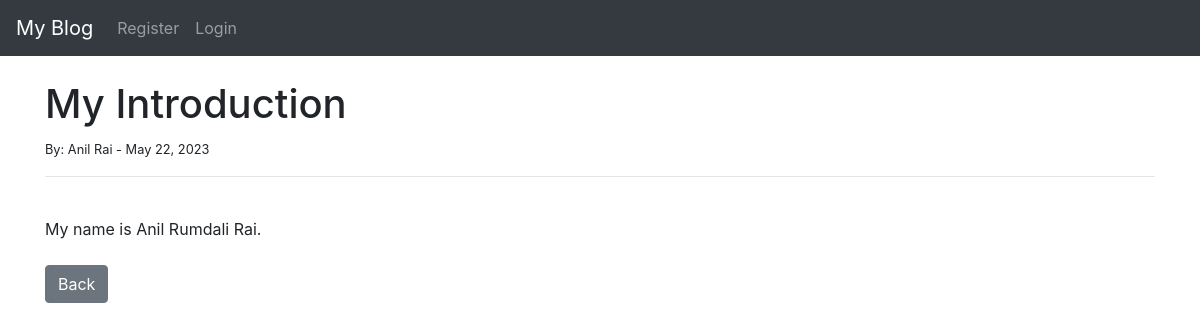
The app's page /article/9 with its own data.
### theblog/models.py (models this page shows, shortened)
class Post(models.Model):
    title = models.CharField(max_length=255)
    title_tag = models.CharField(max_length=255)
    author = models.ForeignKey(User,on_delete=models.CASCADE)
    body = models.TextField()
    post_date = models.DateField(auto_now_add=True)
    catogery = models.CharField(max_length= 255, default ='coding')

### theblog/views.py (the view)
# urls.py: path('article/<int:pk>', ArticleDetailView.as_view(),name = 'article-detail'),
class ArticleDetailView(DetailView):
    model = Post
    template_name = 'article_detail.html'

### theblog/templates/article_detail.html (shortened to what this page needs)
{% extends 'base.html' %}
{% block content %}
<h1> {{ post.title }} </h1>
<small>By:
    {{ post.author.first_name }}
    {{ post.author.last_name }} -
    {{ post.post_date }}
</small> <br/>
<hr>
<br/>
{{ post.body|safe }}
<br/><br/>
<a href="{% url 'home' %}" class="btn btn-secondary">Back</a>
{% endblock %}

### records on screen
Post: title "My Introduction", author.first_name "Anil", author.last_name "Rai", post_date "May 22, 2023", body "My name is Anil Rumdali Rai."
